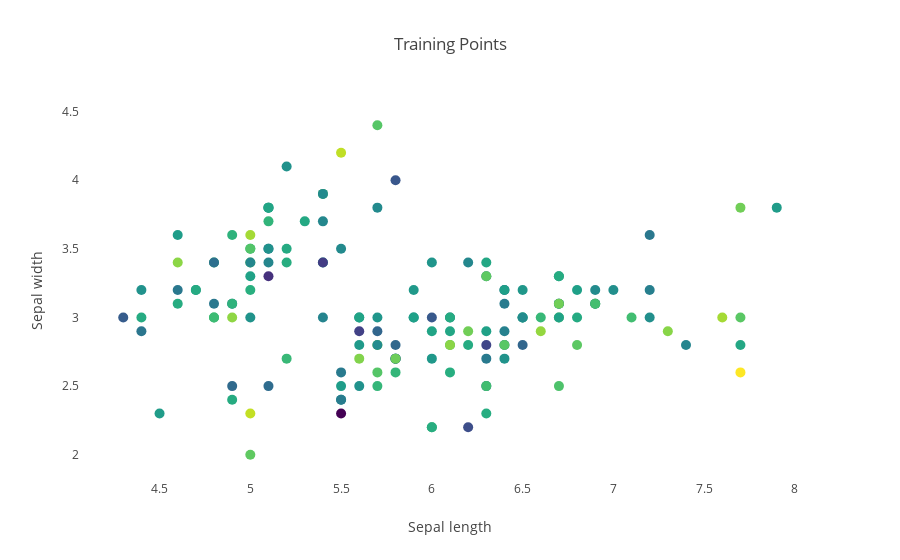

The code cell stored with this chart in its notebook:
### Code cell
py.iplot(fig)

### Figure 1 — Plotly figure (JSON) as saved in the notebook; plotly's stock layout.template omitted (floating-point values rounded to 4 significant figures; data arrays with more than 128 entries replaced by an {"elided": "..."} marker saying what was removed)
{"data": [{"marker": {"color": {"elided": "150 float values"}, "colorscale": "Viridis", "showscale": false, "size": 10}, "mode": "markers", "x": {"elided": "150 float values"}, "y": {"elided": "150 float values"}, "type": "scatter", "uid": "5775ef43-b899-41ee-8bc1-8a5daf9fc389"}], "layout": {"title": "Training Points", "xaxis": {"showgrid": false, "title": "Sepal length"}, "yaxis": {"showgrid": false, "title": "Sepal width"}}}
